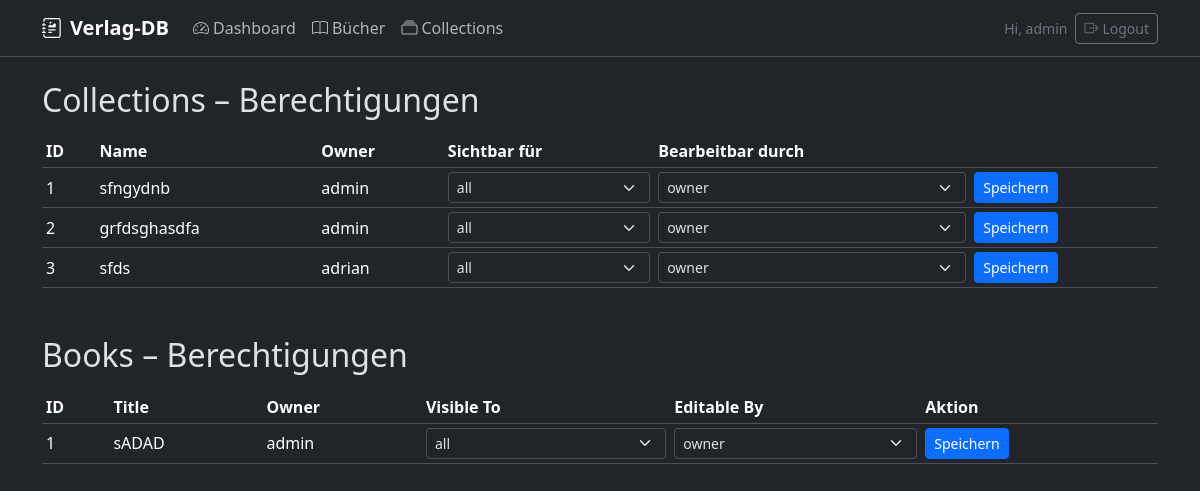
The app's page /admin/entities (signed in) with its own data.
### models.py (models this page shows)
class User(Base):
    __tablename__ = "users"
    id: Mapped[int] = mapped_column(Integer, primary_key=True, autoincrement=True)
    username: Mapped[str] = mapped_column(String(255), unique=True, nullable=False)
    email: Mapped[str | None] = mapped_column(String(255), unique=True)
    password_hash: Mapped[str] = mapped_column(String(255), nullable=False)
    role: Mapped[str] = mapped_column(String(10), default="user")  # 'user' | 'admin'
    collections: Mapped[list["Collection"]] = relationship(back_populates="owner", cascade="all, delete-orphan")
    books: Mapped[list["Book"]] = relationship(back_populates="owner", cascade="all, delete-orphan")

class Collection(Base):
    __tablename__ = "collections"
    id: Mapped[int] = mapped_column(Integer, primary_key=True, autoincrement=True)
    user_id: Mapped[int] = mapped_column(ForeignKey("users.id", ondelete="CASCADE"), nullable=False, index=True)
    name: Mapped[str] = mapped_column(String(255), nullable=False)
    description: Mapped[str] = mapped_column(Text, default="")
    owner: Mapped["User"] = relationship(back_populates="collections")
    books: Mapped[list["Book"]] = relationship(back_populates="collection")
    __table_args__ = (UniqueConstraint("user_id", "name", name="uq_user_collection_name"),)

class Book(Base):
    __tablename__ = "books"
    id: Mapped[int] = mapped_column(Integer, primary_key=True, autoincrement=True)
    user_id: Mapped[int] = mapped_column(ForeignKey("users.id", ondelete="CASCADE"), nullable=False, index=True)
    collection_id: Mapped[int | None] = mapped_column(ForeignKey("collections.id", ondelete="SET NULL"))
    cover: Mapped[str | None] = mapped_column(String(500))
    title: Mapped[str] = mapped_column(String(255), nullable=False, index=True)
    description: Mapped[str] = mapped_column(Text, default="")
    price: Mapped[float] = mapped_column(Float, default=0.0)
    release_date: Mapped[Date | None] = mapped_column(Date)
    volumeNumber: Mapped[int] = mapped_column(Integer, default=1)
    isbn13: Mapped[str | None] = mapped_column(String(13))
    owner: Mapped["User"] = relationship(back_populates="books")
    collection: Mapped["Collection"] = relationship(back_populates="books")

### admin.py (the view)
@bp.route("/entities")
@login_required
@role_required("admin")
def entities():
    with SessionLocal() as db:
        collections = db.execute(
            select(Collection).options(joinedload(Collection.owner))
        ).scalars().all()
        books = db.execute(
            select(Book).options(joinedload(Book.owner))
        ).scalars().all()
    return render_template("admin/entities.html", collections=collections, books=books)

### app.py (called while the page is built)
@app.context_processor
def inject_user():
    return {"current_user": current_user}

### auth.py (called while the page is built)
@login_manager.user_loader
def load_user(user_id: str):
    with SessionLocal() as db:
        u = db.get(User, int(user_id))
        if u:
            return LoginUser(u)
        return None

### utils.py (called while the page is built)
def role_in(min_role: str) -> bool:
    order = {"viewer": 0, "editor": 1, "admin": 2}
    try:
        return order.get(getattr(current_user, "role", "viewer"), 0) >= order[min_role]
    except Exception:
        return False

def role_required(min_role: str):
    def decorator(f: Callable):
        @wraps(f)
        def wrapper(*args, **kwargs):
            if not current_user.is_authenticated or not role_in(min_role):
                from flask import abort
                return abort(403)
            return f(*args, **kwargs)
        return wrapper
    return decorator

### templates/admin/entities.html (shortened to what this page needs)
{% extends 'base.html' %}
{% block content %}
<h2 class="mb-3">Collections – Berechtigungen</h2>
<table class="table table-sm align-middle">
  <thead class="table-dark">
    <tr><th>ID</th><th>Name</th><th>Owner</th><th>Sichtbar für</th><th>Bearbeitbar durch</th><th></th></tr>
  </thead>
  <tbody>
  {% for c in collections %}
    <tr>
      <td>{{ c.id }}</td>
      <td>{{ c.name }}</td>
      <td>{{ c.owner.username if c.owner else c.user_id }}</td>
      <form method="post" action="{{ url_for('admin.set_collection_permissions', cid=c.id) }}">
        <td>
          <select name="visible_to" class="form-select form-select-sm">
            {% for v in ['all','editor','owner','admin'] %}
              <option value="{{ v }}" {% if c.visible_to == v %}selected{% endif %}>{{ v }}</option>
            {% endfor %}
          </select>
        </td>
        <td>
          <select name="editable_by" class="form-select form-select-sm">
            {% for v in ['owner','editor','admin'] %}
              <option value="{{ v }}" {% if c.editable_by == v %}selected{% endif %}>{{ v }}</option>
            {% endfor %}
          </select>
        </td>
        <td><button class="btn btn-sm btn-primary">Speichern</button></td>
      </form>
    </tr>
  {% endfor %}
  </tbody>
</table>
<h2 class="mt-5 mb-3">Books – Berechtigungen</h2>
<table class="table table-sm align-middle">
  <thead class="table-dark">
    <tr><th>ID</th><th>Title</th><th>Owner</th><th>Visible To</th><th>Editable By</th><th>Aktion</th></tr>
  </thead>
  <tbody>
  {% for b in books %}
    <tr>
      <td>{{ b.id }}</td>
      <td>{{ b.title }}</td>
      <td>{{ b.owner.username if b.owner else b.user_id }}</td>
      <form method="post" action="{{ url_for('admin.set_book_permissions', bid=b.id) }}">
        <td>
          <select name="visible_to" class="form-select form-select-sm">
            {% for v in ['all','editor','owner','admin'] %}
              <option value="{{ v }}" {% if b.visible_to == v %}selected{% endif %}>{{ v }}</option>
            {% endfor %}
          </select>
        </td>
        <td>
          <select name="editable_by" class="form-select form-select-sm">
            {% for v in ['owner','editor','admin'] %}
              <option value="{{ v }}" {% if b.editable_by == v %}selected{% endif %}>{{ v }}</option>
            {% endfor %}
          </select>
        </td>
        <td><button class="btn btn-sm btn-primary">Speichern</button></td>
      </form>
    </tr>
  {% endfor %}
  </tbody>
</table>
{% endblock %}

### templates/base.html (shortened to what this page needs)
<!doctype html>
<html lang="de" data-bs-theme="dark">
  <head>
    <link href="https://cdn.jsdelivr.net/npm/bootstrap@5.3.3/dist/css/bootstrap.min.css" rel="stylesheet">
    <link href="https://cdn.jsdelivr.net/npm/bootstrap-icons@1.11.3/font/bootstrap-icons.css" rel="stylesheet">
    <link rel="stylesheet" href="{{ url_for('static', filename='styles.css') }}">
  </head>
  <body>
    <nav class="navbar navbar-expand-lg border-bottom sticky-top bg-body">
      <div class="container">
        <a class="navbar-brand d-flex align-items-center gap-2" href="{{ url_for('dashboard') }}">
          <i class="bi bi-journal-richtext"></i> <span>Verlag-DB</span>
        </a>
        <div class="collapse navbar-collapse" id="nav">
          <ul class="navbar-nav me-auto mb-2 mb-lg-0">
            {% if current_user.is_authenticated %}
              <li class="nav-item"><a class="nav-link" href="{{ url_for('dashboard') }}"><i class="bi bi-speedometer2 me-1"></i>Dashboard</a></li>
              <li class="nav-item"><a class="nav-link" href="{{ url_for('books') }}"><i class="bi bi-book me-1"></i>Bücher</a></li>
              <li class="nav-item"><a class="nav-link" href="{{ url_for('collections') }}"><i class="bi bi-collection me-1"></i>Collections</a></li>
            {% endif %}
          </ul>
          <div class="d-flex align-items-center gap-2">
            {% if current_user.is_authenticated %}
              <span class="text-secondary small">Hi, {{ current_user.username }}</span>
              <a class="btn btn-outline-secondary btn-sm" href="{{ url_for('logout') }}"><i class="bi bi-box-arrow-right me-1"></i>Logout</a>
            {% else %}
              <a class="btn btn-outline-primary btn-sm" href="{{ url_for('login') }}">Login</a>
              <a class="btn btn-primary btn-sm" href="{{ url_for('register') }}">Registrieren</a>
            {% endif %}
          </div>
        </div>
      </div>
    </nav>
    <main class="container py-4">
      {% block content %}{% endblock %}
    </main>
  </body>
</html>

### static/styles.css (style rules this page uses)
:root { --card-radius: 16px; }
.table>thead { position: sticky; top: 0; z-index: 1; }
.navbar .navbar-brand { font-weight: 600; }

### records on screen
User: username "admin"
Collection: id "1", name "sfngydnb", owner "admin"
Collection: id "2", name "grfdsghasdfa", owner "admin"
Collection: id "3", name "sfds", owner "adrian"
Book: id "1", title "sADAD", owner "admin"

### other values on screen
form field visible_to "all"
form field editable_by "owner"
